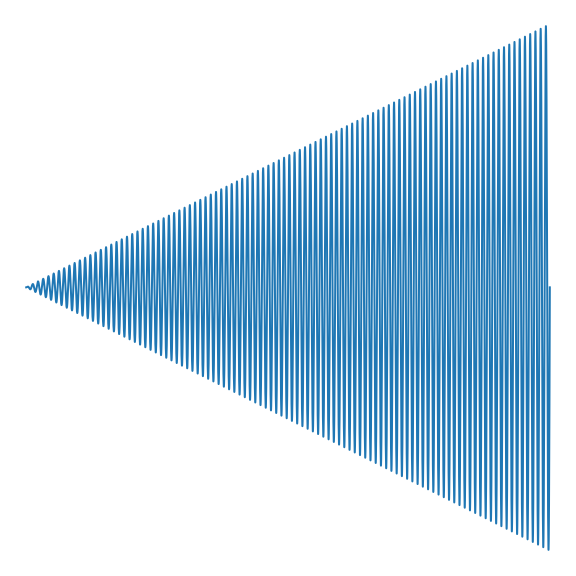

This figure's Python source:
import matplotlib.pyplot as plt
import numpy as np

plt.figure(figsize=[6, 6])
x = np.arange(0, 100, 0.00001)
y = x*np.sin(2* np.pi * x)
plt.plot(y)
plt.axis('off')
plt.gca().set_position([0, 0, 1, 1])
plt.savefig("plot_svg.svg", transparent=True)
